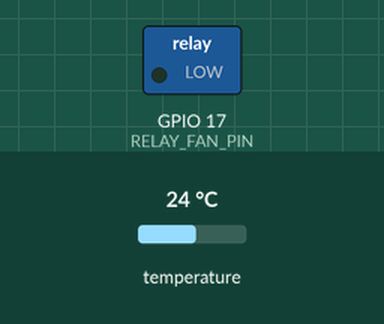
Simulated run of this sketch. Board: ESP32. Shown: switched loads named in the sketch (green lamp = pin HIGH). The test bench sets the inputs (shaded band); at power-on: temperature 24 °C. What the sketch prints to the serial monitor is not drawn.

Above: at 2.3 s.
2.4 s: temperature set to 30.6 °C
4.2 s: temperature set to 31.7 °C
At 5.0 s:
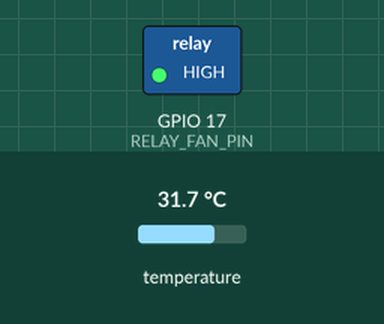
6.1 s: temperature set to 12 °C
At 7.1 s:
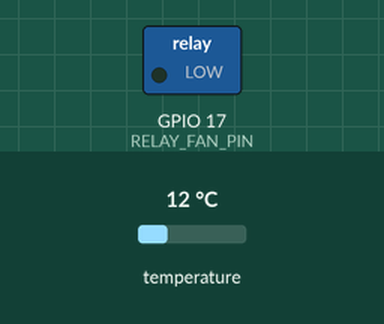
7.6 s: temperature set to 33 °C
At 8.1 s:
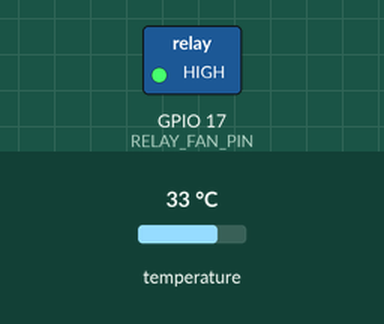
Timing chart, 0 to 10.1 s (numbered marks = the images above; inputs shaded):
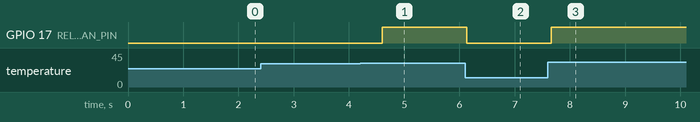

Measured:
- the behaviour switches between 30.9 and 31 °C on temperature (found by bisection; images 0 and 1)
- after the input at 2.4 s, every drawn part: stays the same
- after the input at 4.2 s, GPIO 17 (RELAY_FAN_PIN): LOW → HIGH after 0.40 s
- after the input at 6.1 s, GPIO 17 (RELAY_FAN_PIN): HIGH → LOW at once
- after the input at 7.6 s, GPIO 17 (RELAY_FAN_PIN): LOW → HIGH after 0.06 s

The sketch:

DS-18B20_SENS_R.ino
```cpp
/*
 * This ESP32 code is created by esp32io.com
 *
 * This ESP32 code is released in the public domain
 *
 * For more detail (instruction and wiring diagram), visit https://esp32io.com/tutorials/esp32-cooling-system-using-ds18b20-temperature-sensor
 */

#include <OneWire.h>
#include <DallasTemperature.h>


//
#define SENSOR_PIN     23  //
#define RELAY_FAN_PIN  17 //

OneWire oneWire(SENSOR_PIN);
DallasTemperature DS18B20(&oneWire);

void setup() {
  Serial.begin(9600);
  DS18B20.begin();
  pinMode(17, OUTPUT);

}

void loop() {
  DS18B20.requestTemperatures();
  int temperature = DS18B20.getTempCByIndex(0);
Serial.print(temperature);

  if(temperature > 30){
    digitalWrite(RELAY_FAN_PIN, HIGH);
  }
  else{
    digitalWrite(RELAY_FAN_PIN, LOW);
  }
}
```
